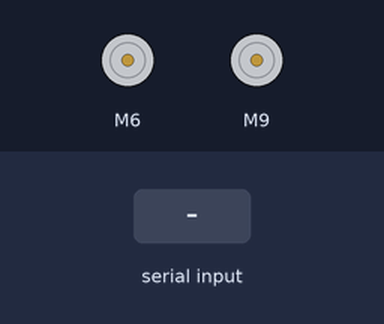
Simulated run of this sketch. Board: Arduino Uno, built with avr-gcc and run on an emulated ATmega328P. Shown: 2 × DC motor (green arrow = forward, orange = backward, longer = faster). The test bench sets the inputs (shaded band). What the sketch prints to the serial monitor is not drawn.

Above: at 1.2 s.
1.3 s: "a" received over the second serial link
At 2.5 s:
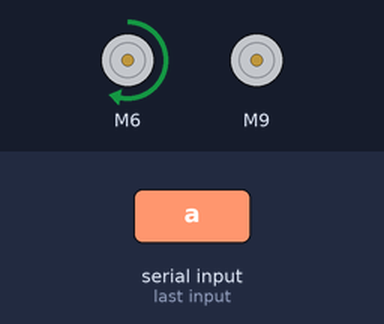
2.8 s: "n" received over the second serial link
At 3.9 s:
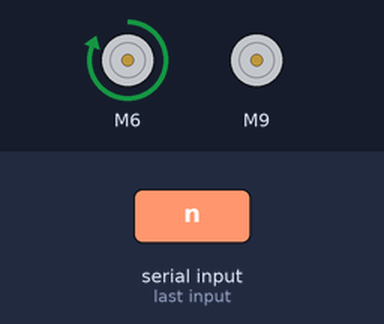
4.4 s: "d" received over the second serial link
At 5.0 s:
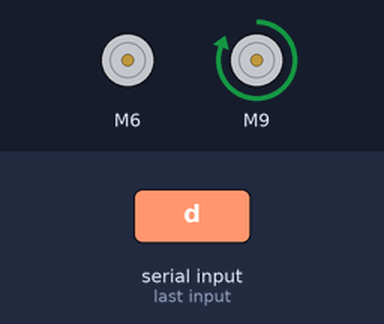
5.9 s: "w" received over the second serial link
At 6.2 s:
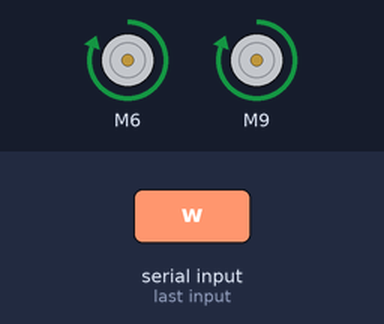
7.4 s: "s" received over the second serial link
At 8.5 s:
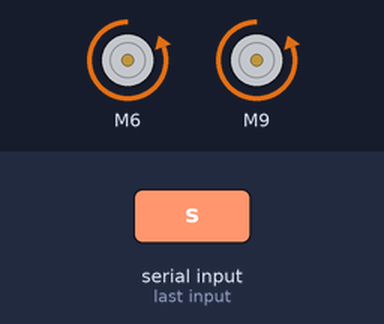
8.9 s: "c" received over the second serial link
At 9.7 s:
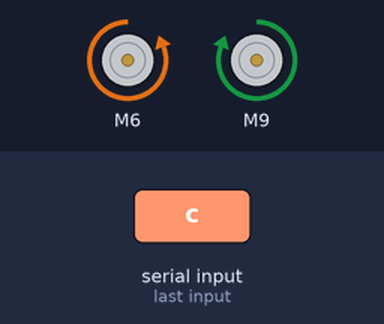
Timing chart, 0 to 11.4 s (numbered marks = the images above; inputs shaded):
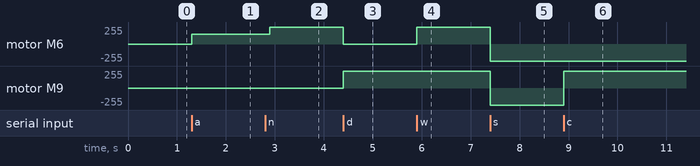

The sketch:

RC_Rover.ino
```cpp
#include <SoftwareSerial.h>
#include <L298N.h>

#define EN_A 10
#define IN3 9
#define IN4 8

#define EN_B 11
#define IN1 6
#define IN2 5

#define NORMAL_SPEED 150
#define HIGH_SPEED 255

L298N left_motor(EN_A, IN3, IN4), right_motor(EN_B, IN1, IN2);

SoftwareSerial mySerial(3, 2); // RX, TX

int speedX = NORMAL_SPEED;
char x;

void setup() {
  // put your setup code here, to run once:
  Serial.begin(9600);
  mySerial.begin(9600);
  left_motor.setSpeed(speedX);
  right_motor.setSpeed(speedX);
}

void loop() {
  // put your main code here, to run repeatedly:
  if(mySerial.available()){
    char a;
    a = mySerial.read();
    Serial.print(a);
    Command(a);
    if(a == 'n'){delay(100); Serial.println(x); Command(x);}
  }
}

void Command(char a){
  switch(a){
      case 'a' : right_motor.forward();
                 left_motor.stop();
                 x = 'a';
                 break;
      case 'd' : right_motor.stop();
                 left_motor.forward();
                 x = 'd';
                 break;
      case 'w' : right_motor.forward();
                 left_motor.forward();
                 x = 'w';
                 break;
      case 's' : right_motor.backward();
                 left_motor.backward();
                 x = 's';
                 break;
      case 'c' : right_motor.backward();
                 left_motor.forward();
                 x = 'c';
                 break;
      case 'z' : right_motor.forward();
                 left_motor.backward();
                 x = 'z';
                 break;
      case 'x' : right_motor.stop();
                 left_motor.stop();
                 x = 'x';
                 break;
      case 'n' : if(speedX == NORMAL_SPEED) speedX = HIGH_SPEED;
                 else speedX = NORMAL_SPEED;
                 left_motor.setSpeed(speedX);
                 right_motor.setSpeed(speedX);
                 break;
    }
}
```

Measured:
- after the input at 1.3 s, motor M6: stopped → forward 150/255 at once
- after the input at 2.8 s, motor M6: forward 150/255 → forward 255/255 after 0.10 s
- after the input at 4.4 s, motor M6: forward 255/255 → stopped at once; motor M9: stopped → forward 255/255 at once
- after the input at 5.9 s, motor M6: stopped → forward 255/255 at once
- after the input at 7.4 s, motor M6, motor M9: forward 255/255 → backward 255/255 at once
- after the input at 8.9 s, motor M9: backward 255/255 → forward 255/255 at once
